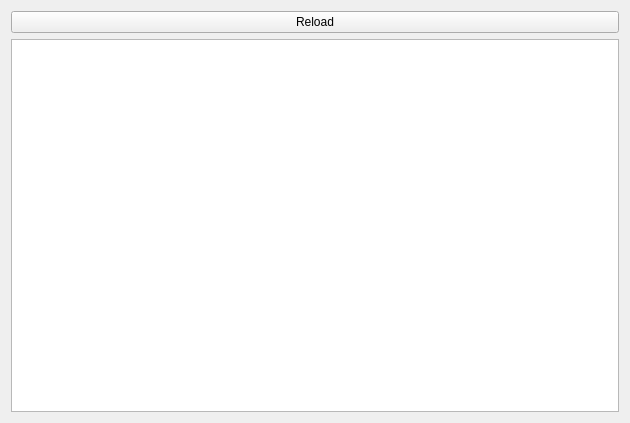
<?xml version="1.0" encoding="UTF-8"?>
<ui version="4.0">
 <class>DebugObjectTree</class>
 <widget class="QWidget" name="DebugObjectTree">
  <property name="geometry">
   <rect>
    <x>0</x>
    <y>0</y>
    <width>630</width>
    <height>423</height>
   </rect>
  </property>
  <property name="sizePolicy">
   <sizepolicy hsizetype="Preferred" vsizetype="Preferred">
    <horstretch>0</horstretch>
    <verstretch>0</verstretch>
   </sizepolicy>
  </property>
  <property name="windowTitle">
   <string notr="true">Object Tree View</string>
  </property>
  <layout class="QVBoxLayout" name="verticalLayout_2">
   <item>
    <widget class="QPushButton" name="btnReload">
     <property name="text">
      <string notr="true">Reload</string>
     </property>
    </widget>
   </item>
   <item>
    <widget class="QTreeView" name="objectTree"/>
   </item>
  </layout>
 </widget>
 <resources/>
 <connections/>
</ui>
